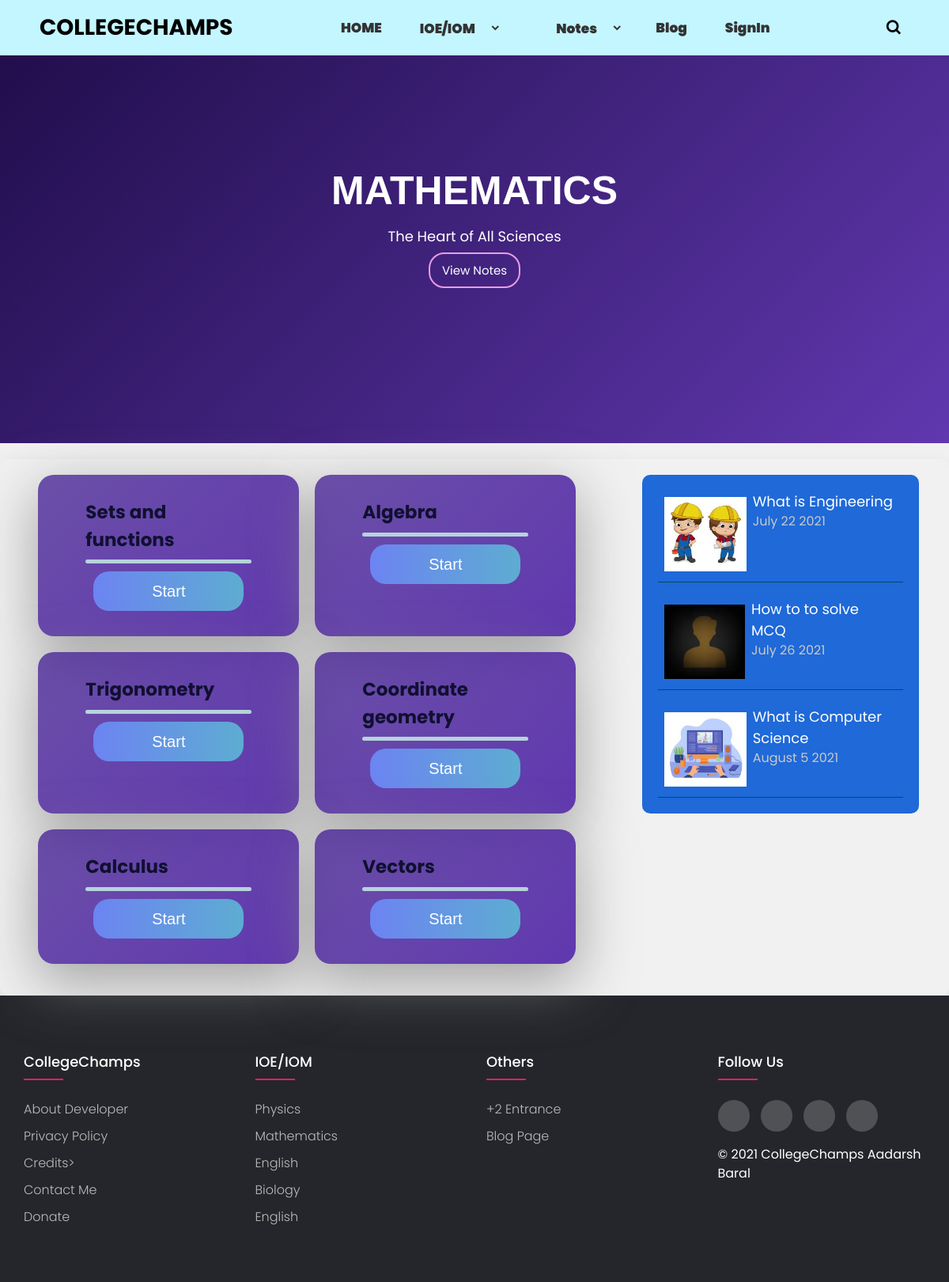
The page /maths on the database its author committed.
### collegechamps/models.py (models this page shows, shortened)
class Post(db.Model):
    id = db.Column(db.Integer, primary_key=True)
    title = db.Column(db.String(100), nullable=False)
    slug = db.Column(db.String(100), nullable = False)
    subtitle = db.Column(db.Text, nullable = False)
    content = db.Column(db.Text, nullable=False)
    img = db.Column(db.Text, nullable=True)
    date_posted = db.Column(db.DateTime, nullable=False, default=datetime.now(timezone.utc))
    to_redirect = db.Column(db.String(20),nullable = True)
    image_file = db.Column(db.String(20), nullable=True)
    mock_title = db.Column(db.String(20), nullable = True)
    mock_content=db.Column(db.String(200), nullable = True)
    price  = db.Column(db.String(),nullable  = True)
    to_redirect = db.Column(db.String(20),nullable = True)
    featured = db.Column(db.String(20), nullable = True)
    subject_title  = db.Column(db.String(20),nullable = True)
    others1 = db.Column(db.String(20), nullable = True)
    others2 = db.Column(db.String(20), nullable = True)
    time_limit1 = db.Column(db.Integer())
    time_limit2 = db.Column(db.Integer())
    url_slug = db.Column(db.String(255))

### collegechamps/subjects/subjects.py (the view)
@subjects.route('/maths')
def maths():
    side_posts = Post.query.filter_by(others2 = 'sidebar')
    return render_template('subject.html', heading  = maths_sub['header'],sub_header = maths_sub['sub_header'], topics = maths_sub['topics'], background = 'sc-4', button = 'sc4-btn', cardBackground = 'backMathCard',side_posts = side_posts)

### collegechamps/templates/subject.html (shortened to what this page needs)
{% extends 'render.html' %} {% block showcase_nav_foot %}
<div class="{{background}} showcase">
  <div class="main-container">
    <h1 class="showcase-maintext">{{heading}}</h1>
    <p class="showcase-subtext">{{sub_header}}</p>
    <a href="{{ url_for('blogs.blog_page') }}" class="{{button}} btn-secondary"
      >View Notes</a
    >
  </div>
</div>
{% endblock showcase_nav_foot %} {% block sectionA %}
<div>
  <div class="main-container">
    <div class="card-grid-container">
      {% for topic in topics %} {% for key in topic %} {% set topic_header =
      topic[key].replace('_',' ') %}
      <div class="card {{cardBackground}} card1">
        <h1 class="chapter-name">{{topic_header| capitalize}}</h1>
        <div class="line"></div>
        {% set route = topic[key] %} {%set main_route = "subjects.%s" % route %}
        <a href="{{ url_for(main_route) }}" class="btn-primary">Start </a>
      </div>
      {% endfor %} {% endfor %}
    </div>
  </div>
</div>
  {% endblock sectionA %}

### collegechamps/templates/render.html (shortened to what this page needs)
<!DOCTYPE html>
<html lang="en" dir="ltr">
  <head>
    <link
      href="https://unpkg.com/boxicons@2.0.7/css/boxicons.min.css"
      rel="stylesheet"
    />
    <link
      rel="stylesheet"
      href="{{ url_for('static', filename='css/style.css') }}"
    />
    <link
      rel="stylesheet"
      href="{{ url_for('static', filename='css/card.css') }}"
    />
  </head>
  <body>
    <nav>
      <div class="navbar">
        <div class="logo">
          <a href="{{url_for('main.home')}}">CollegeChamps</a>
        </div>
        <div class="nav-links">
          <ul class="links">
            <li><a href="{{ url_for('main.home') }}">HOME</a></li>
            <li>
              <a href="{{ url_for('main.ioe') }}">IOE/IOM</a>
              <i class="bx bxs-chevron-down htmlcss-arrow arrow"></i>
            </li>
            <li></li>
            <li>
              <a href="#">Notes</a>
              <i class="bx bxs-chevron-down js-arrow arrow"></i>
            </li>
            <li><a href="{{ url_for('blogs.blog_page') }}">Blog</a></li>
            {% if current_user.is_authenticated %}
            <li><a href="{{ url_for('users.logout') }}">Logout</a></li>
            {%else%}
            <li><a href="{{ url_for('users.login') }}">SignIn</a></li>
            {% endif %}
          </ul>
        </div>
        <div class="search-box">
          <i class="bx bx-search"></i>
        </div>
      </div>
    </nav>
    {% block showcase_nav_foot %} {% endblock showcase_nav_foot %}
    <div class="sectionA">
      {% block sectionA %} {% endblock sectionA %}
      <div class="featured-categories">
        {% for post in side_posts %} {% set img_name = 'profile_pics/' +
        post.img %} {% set img_name = 'profile_pics/' + post.img %} {% set
        slug_t = post.title.replace(" ","-").lower() %} {% set day =
        post.date_posted.strftime('%B') %} {% set day_num =
        post.date_posted.day%} {% set year = post.date_posted.year%}
        <div>
          <img src="{{url_for('static', filename = img_name)}}" alt="error" /
          width = 120px height = 110px >
          <div class="categories-para-grid">
            <a
              href="{{ url_for('blogs.post',post_id  = post.id,slug = slug_t) }}"
              >{{post.title}}</a
            >
            <br />
            <small>{{day}} {{day_num}} {{year}}</small>
          </div>
        </div>
        {% endfor %}
      </div>
    </div>
  </body>
</html>
{% include 'footer.html' %}

### collegechamps/templates/footer.html (shortened to what this page needs)
<!DOCTYPE html>
<html lang="en">
<head>
  <link rel="stylesheet" href="{{ url_for('static', filename='css/footer.css') }}">
</head>
<body>
  <footer class="footer">
  	 <div class="container">
  	 	<div class="row">
  	 		<div class="footer-col">
  	 			<h4>CollegeChamps</h4>
  	 			<ul>
  	 				<li><a href="#">About Developer</a></li>
  	 				<li><a href="{{url_for('main.privacy_policy',parameter = 'privacy_policy')}}">Privacy Policy</a></li>
  	 				<li><a href="{{url_for('main.privacy_policy',parameter = 'credits')}}">Credits></li>
  	 				<li><a href="#">Contact Me</a></li>
					   <li><a href="#">Donate</a></li>
  	 			</ul>
  	 		</div>
  	 		<div class="footer-col">
  	 			<h4>IOE/IOM</h4>
  	 			<ul>
  	 				<li><a href="#">Physics</a></li>
  	 				<li><a href="#">Mathematics</a></li>
  	 				<li><a href="#">English</a></li>
  	 				<li><a href="#">Biology</a></li>
  	 				<li><a href="#">English</a></li>
  	 			</ul>
  	 		</div>
  	 		<div class="footer-col">
  	 			<h4>Others</h4>
  	 			<ul>
  	 				<li><a href="#">+2 Entrance</a></li>
  	 				<li><a href="#">Blog Page</a></li>
  	 			</ul>
  	 		</div>
  	 		<div class="footer-col">
  	 			<h4>follow us</h4>
  	 			<div class="social-links">
  	 				<a href="#"></a>
  	 				<a href="#"></a>
  	 				<a href="#"></a>
  	 				<a href="#"></a>
  	 			</div>
				   <p  class = 'copyright'>&#169; 2021 CollegeChamps Aadarsh Baral</p>
  	 		</div>
  	 	</div>
  	 </div>
  </footer>
</body>
</html>

### collegechamps/static/css/style.css (style rules this page uses)
.container { margin: auto; max-width: 1100px; }
.main-container { margin: auto; max-width: 1100px; }
.btn-secondary { padding: 10px 15px 10px 15px; border-radius: 20px; border: 2px solid #5ea1c0; color: white; cursor: pointer; font-size: 15px; transition: all 0.2s ease-in-out; }
.btn-primary { background-image: linear-gradient(to right, #6c84f2 0%, #5dadd1 51%, #516088 100%); font-family: "Prompt", sans-serif; font-size: 20px; cursor: pointer; padding: 10px 15px; margin: 2px 10px; text-align: center; transition: 0.5s; background-size: 200% auto; color: white; border-radius: 20px; display: block; }
* { padding: 0px; margin: 0px; box-sizing: border-box; }
a { text-decoration: none; color: black; }
li { list-style: none; }
body { font-family: "Poppins", sans-serif; }
.showcase { background: #0f121b; height: 70vh; display: flex; align-items: center; justify-content: center; text-align: center; font-family: 'Poppins' , sans-serif; line-height: 1.4; background-image: linear-gradient(315deg, #02243d 0%, #0b0b2c 100%); }
.showcase .showcase-maintext { font-family: "Poppins ", sans-serif; color: white; font-size: 50px; text-transform: uppercase; padding-bottom: 10px; }
.showcase .showcase-subtext { font-size: 18px; margin-bottom: 20px; color: white; }
.sc-4 { background-image: linear-gradient(315deg, #6038af 0%, #1f0c48 100%); }
.sc-4 .sc4-btn { border: 2px solid #e89de5; }
.card-grid-container { margin: auto; max-width: 700px; display: grid; grid-template-columns: 1fr 1fr; }
.card { margin: 0px 10px 20px 10px; padding: 30px 60px; background: linear-gradient(135deg, #42e695 0%, #3bb2b8 100%); display: flex; flex-direction: column; border-radius: 20px; font-family: 'Poppins' , sans-serif; color: #101031; box-shadow: rgba(133, 133, 133, 0.686) 0px 22px 70px 4px; }
.card .chapter-name { padding-bottom: 8px; font-size: 23px; }
.card .line { background-color: #b7d3dc; width: 100%; height: 5px; margin-bottom: 8px; border-radius: 50px; }
.backMathCard { background-image: linear-gradient(315deg, #6038af 0%, rgba(62, 25, 143, 0.749) 100%); }
.container { max-width: 1100px; margin: auto; }
.sectionA { padding: 20px; display: grid; max-width: 1200px; box-shadow: rgba(149, 157, 165, 0.2) 0px 8px 24px; grid-template-areas: "cards cards menu" "cards cards sub-menu"; margin: auto; margin-top: 20px; border-radius: 10px; }
.sectionA .featured-categories { background: #1f69d8; max-width: 350px; margin: auto; display: flex; grid-area: menu; padding: 10px; flex-direction: column; border-radius: 10px; margin-top: 0px; position: sticky; top: 100px; }
.sectionA .featured-categories > * { display: flex; margin: 10px; padding-right: 10px; padding-bottom: 5px; position: relative; border-bottom: 1px solid #034963; }
.sectionA .featured-categories > * :last-child { color: #c9c9c9; font-size: 16px; cursor: initial; }
.sectionA .featured-categories > * img { padding: 8px; }
.sectionA .featured-categories > * a { font-size: 18px; color: white; margin-bottom: 10px; cursor: pointer; hyphens: auto; text-align: left; }

### collegechamps/static/css/card.css (style rules this page uses)
* { box-sizing: border-box; }
body { background: #f1f1f1; font-family: "Rubik", sans-serif; }

### collegechamps/static/css/footer.css (style rules this page uses)
body { line-height: 1.5; font-family: 'Poppins', sans-serif; }
* { margin:0; padding:0; box-sizing: border-box; }
.container { max-width: 1170px; margin:auto; }
.row { display: flex; flex-wrap: wrap; }
ul { list-style: none; }
.footer { background-color: #24262b; padding: 70px 0; }
.footer-col { width: 25%; padding: 0 15px; }
.footer-col h4 { font-size: 18px; color: #ffffff; text-transform: capitalize; margin-bottom: 35px; font-weight: 500; position: relative; }
.footer-col h4::before { content: ''; position: absolute; left:0; bottom: -10px; background-color: #e91e63; height: 2px; box-sizing: border-box; width: 50px; }
.footer-col ul li:not(:last-child) { margin-bottom: 10px; }
.footer-col ul li a { font-size: 16px; text-transform: capitalize; color: #ffffff; text-decoration: none; font-weight: 300; color: #bbbbbb; display: block; transition: all 0.3s ease; }
.copyright { color : #fff; }
.footer-col .social-links a { display: inline-block; height: 40px; width: 40px; background-color: rgba(255,255,255,0.2); margin:0 10px 10px 0; text-align: center; line-height: 40px; border-radius: 50%; color: #ffffff; transition: all 0.5s ease; }

### rows shown on the page
Post: shows a picture, title "What is Engineering", day "July", day_num "22", year "2021"
Post: shows a picture, title "How to to solve MCQ", day "July", day_num "26", year "2021"
Post: shows a picture, title "What is Computer Science", day "August", day_num "5", year "2021"

### other values the page prints
{{ heading }} "MATHEMATICS"
{{ sub_header }} "The Heart of All Sciences"
{{ topic_header| capitalize }} "Sets and functions" "Algebra" "Trigonometry" "Coordinate geometry" "Calculus" "Vectors"
